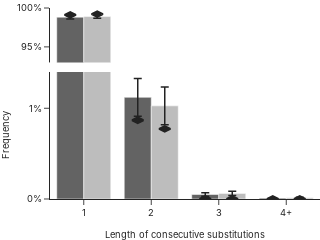

The code cell stored with this chart in its notebook:
### Code cell
fig = length_plots(data, 'substitutions')
fig.update_yaxes(title='Frequency', range=[0, 0.014], row=2, dtick=0.01, tickformat=",.0%", title_font_size=28/3, tickfont_size=28/3)
fig.update_yaxes(range=[0.93, 1], row=1, dtick=0.05, title_font_size=28/3, tickfont_size=28/3)
fig.update_xaxes(title='Length of consecutive substitutions', title_font_size=28/3, tickfont_size=28/3)
fig.update_layout(margin=dict(l=50, r=0, t=8, b=0))
fig.show()
fig.write_image("length_subs.svg")

### Figure 1 — Plotly figure (JSON) as saved in the notebook; plotly's stock layout.template omitted (floating-point values rounded to 4 significant figures)
{"data": [{"error_y": {"array": [0.002254, 0.002074, 0.0001894, 4.147e-05], "color": "#222222", "thickness": 1.5, "type": "data", "visible": true}, "marker": {"color": "#636363"}, "type": "bar", "x": [1, 2, 3, 4], "xaxis": "x", "y": [0.9882, 0.0112, 0.0004959, 0.000101], "yaxis": "y"}, {"error_y": {"array": [0.002254, 0.002074, 0.0001894, 4.147e-05], "color": "#222222", "thickness": 1.5, "type": "data", "visible": true}, "marker": {"color": "#636363"}, "type": "bar", "x": [1, 2, 3, 4], "xaxis": "x2", "y": [0.9882, 0.0112, 0.0004959, 0.000101], "yaxis": "y2"}, {"marker": {"color": "#222222", "line": {"color": "#222222", "width": 2}, "size": 8, "symbol": "diamond-wide"}, "mode": "markers", "type": "scatter", "x": [0.8, 1.8, 2.8, 3.8], "xaxis": "x", "y": [0.9912, 0.008679, 6.713e-07, 6.654e-07], "yaxis": "y"}, {"marker": {"color": "#222222", "line": {"color": "#222222", "width": 2}, "size": 8, "symbol": "diamond-wide"}, "mode": "markers", "type": "scatter", "x": [0.8, 1.8, 2.8, 3.8], "xaxis": "x2", "y": [0.9912, 0.008679, 6.713e-07, 6.654e-07], "yaxis": "y2"}, {"error_y": {"array": [0.002222, 0.002068, 0.0002367, 5.466e-05], "color": "#222222", "thickness": 1.5, "type": "data", "visible": true}, "marker": {"color": "#bdbdbd"}, "type": "bar", "x": [1, 2, 3, 4], "xaxis": "x", "y": [0.989, 0.01027, 0.0006126, 0.0001399], "yaxis": "y"}, {"error_y": {"array": [0.002222, 0.002068, 0.0002367, 5.466e-05], "color": "#222222", "thickness": 1.5, "type": "data", "visible": true}, "marker": {"color": "#bdbdbd"}, "type": "bar", "x": [1, 2, 3, 4], "xaxis": "x2", "y": [0.989, 0.01027, 0.0006126, 0.0001399], "yaxis": "y2"}, {"marker": {"color": "#222222", "line": {"color": "#222222", "width": 2}, "size": 8, "symbol": "diamond-wide"}, "mode": "markers", "type": "scatter", "x": [1.2, 2.2, 3.2, 4.2], "xaxis": "x", "y": [0.9922, 0.007729, 4.728e-07, 4.691e-07], "yaxis": "y"}, {"marker": {"color": "#222222", "line": {"color": "#222222", "width": 2}, "size": 8, "symbol": "diamond-wide"}, "mode": "markers", "type": "scatter", "x": [1.2, 2.2, 3.2, 4.2], "xaxis": "x2", "y": [0.9922, 0.007729, 4.728e-07, 4.691e-07], "yaxis": "y2"}], "layout": {"barmode": "group", "font": {"family": "Inter"}, "height": 175, "legend": {"font": {"size": 9.333}}, "margin": {"b": 0, "l": 50, "r": 0, "t": 8}, "showlegend": false, "width": 245, "xaxis": {"anchor": "y", "domain": [0, 1], "matches": "x2", "range": [0.5, 4.5], "showticklabels": false, "tickfont": {"size": 9.333}, "tickmode": "array", "ticktext": ["1", "2", "3", "4+"], "tickvals": [1, 2, 3, 4], "title": {"font": {"size": 9.333}, "text": "Length of consecutive substitutions"}, "visible": false}, "xaxis2": {"anchor": "y2", "domain": [0, 1], "range": [0.5, 4.5], "showticklabels": true, "tickfont": {"size": 9.333}, "tickmode": "array", "ticktext": ["1", "2", "3", "4+"], "tickvals": [1, 2, 3, 4], "title": {"font": {"size": 9.333}, "text": "Length of consecutive substitutions"}, "visible": true}, "yaxis": {"anchor": "x", "domain": [0.715, 1], "dtick": 0.05, "range": [0.93, 1], "tickfont": {"size": 9.333}, "tickformat": ",.0%", "title": {"font": {"size": 9.333}}}, "yaxis2": {"anchor": "x2", "domain": [0, 0.665], "dtick": 0.01, "range": [0, 0.014], "tickfont": {"size": 9.333}, "tickformat": ",.0%", "title": {"font": {"size": 9.333}, "text": "Frequency"}}}}
